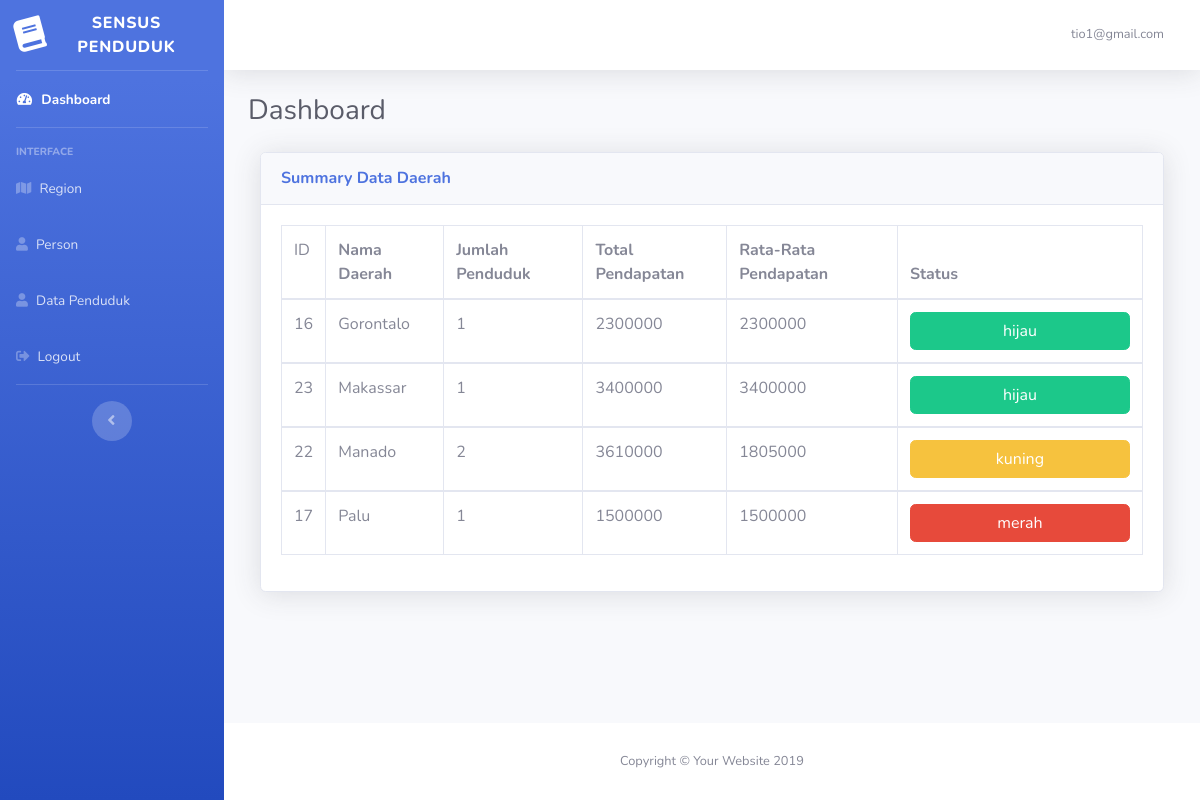
The app's page /admin/index.php (signed in) with its own data.
### tables this page shows
CREATE TABLE `regions` (
  `id` int(11) NOT NULL,
  `name` varchar(100) NOT NULL,
  `created_at` datetime NOT NULL
);

### admin/index.php (the view, shortened to what this page needs)
<?php
include 'header.php'
?>
        <div class="container-fluid">
          <div class="d-sm-flex align-items-center justify-content-between mb-4">
            <h1 class="h3 mb-0 text-gray-800">Dashboard</h1>
          </div>
          <div class="row">
        <div class="container-fluid">
          <div class="card shadow mb-4">
            <div class="card-header py-3">
              <h6 class="m-0 font-weight-bold text-primary">Summary Data Daerah</h6>
            </div>
            <div class="card-body">
              <div class="table-responsive">
                <table class="table table-bordered" id="dataTable" width="100%" cellspacing="0">
                  <thead>
                    <tr>
                      <td>ID</td>
                      <th>Nama Daerah</th>
                      <th>Jumlah Penduduk</th>
                      <th>Total Pendapatan</th>
                      <th>Rata-Rata Pendapatan</th>
                      <th>Status</th>
                    </tr>
                  </thead>
        <?php
    include '../config/koneksi.php';
    $data = mysqli_query($koneksi,"select r.id, r.name, p.region_id, count(p.id) as jumpenduduk, sum(p.income) as pendapatan, avg(p.income) as rata from regions r, person p where r.id=p.region_id group by name ");
		while($tampil = mysqli_fetch_array($data)){
			?>
                  <tbody>
                    <tr>
                      <td><?php echo $tampil['region_id'] ?></td>
                      <td><?php echo $tampil['name']; ?></td>
                      <td><?php echo $tampil['jumpenduduk']; ?></td>
                      <td><?php echo $tampil['pendapatan']; ?></td>
                      <td><?php echo $tampil['rata']; ?></td>
                      <td>
                        <?php
                                if( $tampil['rata'] < '1700000') {
                                  echo '  <input class="btn btn-danger btn-md" value="merah">';
                                }
                                elseif ( $tampil['rata'] > '1700000' and $tampil['rata'] < '2200000' ) {
                                  echo ' <input class="btn btn-warning btn-md" value="kuning">';
                                }
                                elseif ( $tampil['rata'] > '2200000') {
                                echo '  <input class="btn btn-success btn-md" value="hijau">';
                                }
                                ?>
                        </td>
                    </tr>
                  </tbody>
                    <?php
        }
                  ?>
                </table>
              </div>
            </div>
          </div>
        </div>
      </div>
</div>
      </div>
      <footer class="sticky-footer bg-white">
        <div class="container my-auto">
          <div class="copyright text-center my-auto">
            <span>Copyright &copy; Your Website 2019</span>
          </div>
        </div>
      </footer>
    </div>
  </div>
  <?php
  include 'footer.php'
  ?>

### records on screen
regions: region_id "16", name "Gorontalo", jumpenduduk "1", pendapatan "2300000", rata "2300000"
regions: region_id "23", name "Makassar", jumpenduduk "1", pendapatan "3400000", rata "3400000"
regions: region_id "22", name "Manado", jumpenduduk "2", pendapatan "3610000", rata "1805000"
regions: region_id "17", name "Palu", jumpenduduk "1", pendapatan "1500000", rata "1500000"

### other values on screen
$_SESSION['email'] "tio1@gmail.com"
